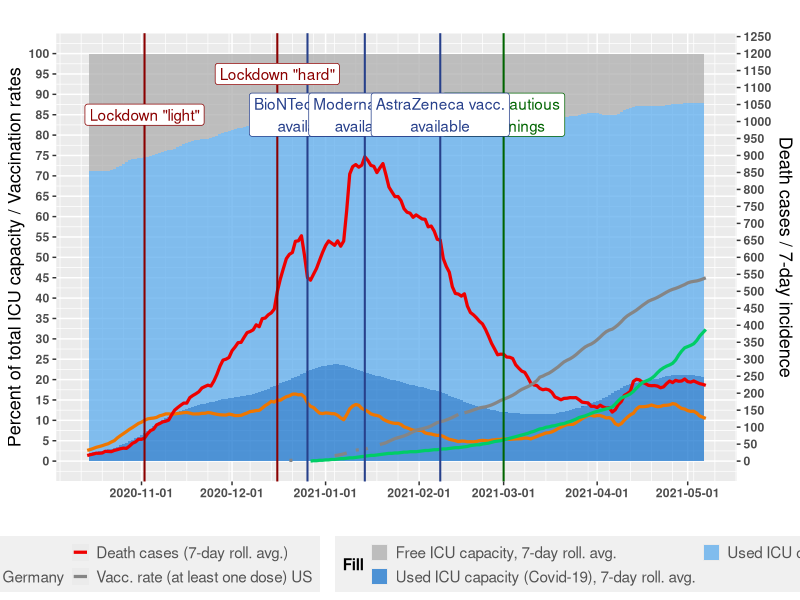

This chart was generated by the following R code:
library(ggplot2)
library(ggrepel)
library(reshape2)
library(scales)
library(tidyverse)
library(lubridate)
library(stringr)


Sys.setlocale("LC_ALL","English")


# --------------- Support functions ---------------

# Moving average
ma <- function(x, order = 7) {
  res <- c()
  for(i in 1:NROW(x)) {
    if(i < order) res <- append(res, NA)
    else res <- append(res, mean(x[c(i:(i-order+1))], na.rm = TRUE))
  }
  return(res)
}



# --------------- Data on ICU capacity and its usage ---------------

divi <- as_tibble(read.csv("icu_usage.csv", header = TRUE, sep =";"))
divi <- divi[divi$Bundesland == "DEUTSCHLAND",]
divi <- divi[, c(1,4,5,6)]
names(divi) <- c("date", "covid", "used", "free")
divi$date <- ymd(substr(divi$date, 1, 10))

divi$capacity <- divi$used + divi$free
divi$usedp <- (divi$used / divi$capacity) * 100
divi$covidp <- (divi$covid / divi$capacity) * 100

divi$usedp <- ma(divi$usedp)
divi$covidp <- ma(divi$covidp)

divi$freep <- 100 - divi$usedp
divi$noncovidp <- divi$usedp - divi$covidp

divi <- divi[divi$date >= ymd("2020-10-01"), ]
divi <- divi[,c ("date", "freep", "noncovidp", "covidp")]



# --------------- Data on deaths and incidence ---------------

deaths <- as_tibble(read.csv("deaths.csv", sep = ";", header = TRUE, stringsAsFactors = FALSE))
deaths <- deaths[,c(1,2,4,5,6)]
names(deaths) <- c("date", "cases", "newcases", "deaths", "newdeaths")
deaths$date <- dmy(deaths$date)
deaths$newdeaths <- ma(deaths$newdeaths)

inc <- as_tibble(read.csv("incidence.csv", sep = ";", dec = ",", header = TRUE, stringsAsFactors = FALSE))[17, -1]
inc <- t(inc)
inc <- cbind(inc, row.names(inc))
inc <- as_tibble(inc)
inc <- inc[!is.na(inc[,1]),]
inc <- inc[2:NROW(inc),]
names(inc) <- c("incidence", "date")
inc$date <- dmy(str_replace(inc$date, "X", ""))
class(inc$incidence) <- "numeric"



# --------------- Data on vaccinations ---------------

# Germany
vacc_de <- as_tibble(read.csv("vaccinations_de.csv", sep = ";", header = TRUE, stringsAsFactors = FALSE))
names(vacc_de)[1] <- "date"
population <- 83190556
vacc_de <- vacc_de[,c("date",
                      "personen_erst_kumulativ",
                      "personen_voll_kumulativ",
                      "impf_quote_erst",
                      "impf_quote_voll")]
names(vacc_de) <- c("date",
                    "firstvacc_de",
                    "secvacc_de",
                    "firstvaccrate_de",
                    "secvaccrate_de")
vacc_de$firstvaccrate_de <- vacc_de$firstvaccrate_de * 100
vacc_de$secvaccrate_de <- vacc_de$secvaccrate_de * 100
vacc_de$date <- dmy(vacc_de$date)

# United States
vacc_us <- as_tibble(read.csv("vaccinations_us.csv", sep = ",", header = TRUE, stringsAsFactors = FALSE))
names(vacc_us) <- c("country", "code", "date", "firstvaccrate_us", "annotations")
vacc_us$date <- ymd(vacc_us$date)
vacc_us$firstvaccrate_us <- vacc_us$firstvaccrate_us
vacc_us <- vacc_us[vacc_us$country == "United States",]
vacc_us <- vacc_us[, c(3:4)]



# --------------- Merge and melt dataset ---------------

full <- inner_join(divi, deaths, by = c("date"))
full <- inner_join(full, inc, by = c("date"))
full <- left_join(full, vacc_de, by = c("date"))
full <- left_join(full, vacc_us, by = c("date"))
full <- full[full$date >= ymd("2020-10-14") &  full$date <= ymd("2021-05-07"), ]
full.long <- melt(full, id.vars = "date", value.name = "val")


# --------------- Graphs ---------------

coeff1 <- 12
graph <- ggplot() +
  geom_bar(data = subset(full.long, variable %in% c("freep", "covidp", "noncovidp")),
           aes(x = date, y = val, fill = variable), stat = "identity", width = 1,
           alpha = 0.75) +
  geom_line(data = subset(full.long, variable %in% c("incidence")),
            aes(x = date, y = val/coeff1, color = "col1"), size = 1.1) +
  geom_line(data = subset(full.long, variable %in% c("newdeaths")),
            aes(x = date, y = val/coeff1, color = "col2"), size = 1.1) +
  geom_line(data = subset(full.long, variable %in% c("firstvaccrate_de")),
            aes(x = date, y = val, color = "col3"), size = 1.1) +
  geom_line(data = subset(full.long, variable %in% c("firstvaccrate_us")),
            aes(x = date, y = val, color = "col4"), size = 1.1) +
  geom_vline(xintercept = ymd("2020-12-16"), linetype="solid", color = "red4",
             size=0.7) +
  geom_vline(xintercept = ymd("2020-11-02"), linetype="solid", color = "red4",
             size=0.7) +
  geom_vline(xintercept = ymd("2021-03-01"), linetype="solid", color = "darkgreen",
             size=0.7) +
  geom_vline(xintercept = ymd("2020-12-26"), linetype="solid", color = "royalblue4",
             size=0.7) +
  geom_vline(xintercept = ymd("2021-01-14"), linetype="solid", color = "royalblue4",
             size=0.7) +
  geom_vline(xintercept = ymd("2021-02-08"), linetype="solid", color = "royalblue4",
             size=0.7) +
  geom_label(aes(x = ymd("2020-11-02"), y = 85, label = "Lockdown \"light\""),
             fill = "white", color = "red4") +
  geom_label(aes(x = ymd("2020-12-16"), y = 95, label = "Lockdown \"hard\""),
             fill = "white", color = "red4") +
  geom_label(aes(x = ymd("2021-03-01"), y = 85, label = "Start of cautious\nre-openings"),
             fill = "white", color = "darkgreen") +
  geom_label(aes(x = ymd("2020-12-26"), y = 85, label = "BioNTech vacc.\navailable"),
             fill = "white", color = "royalblue4") +
  geom_label(aes(x = ymd("2021-01-14"), y = 85, label = "Moderna vacc.\navailable"),
             fill = "white", color = "royalblue4") +
  geom_label(aes(x = ymd("2021-02-08"), y = 85, label = "AstraZeneca vacc.\navailable"),
             fill = "white", color = "royalblue4") +
  geom_text_repel(aes(label = round(val, 1), x = date, y = val/coeff1),
                  data = full.long[full.long$date == max(full.long$date) & full.long$variable == "incidence",],
                  size = 3.5, fontface = "bold", color = "darkorange2", nudge_x = 1,
                  segment.colour = "transparent") +
  geom_text_repel(aes(label = round(val, 1), x = date, y = val/coeff1),
                  data = full.long[full.long$date == max(full.long$date) & full.long$variable == "newdeaths",],
                  size = 3.5, fontface = "bold", color = "red2", nudge_x = 1,
                  nudge_y = 0, segment.colour = "transparent") +
  geom_text_repel(aes(label = round(val, 1), x = date, y = val),
                  data = full.long[full.long$date == max(full.long$date) & full.long$variable == "firstvaccrate_de",],
                  size = 3.5, fontface = "bold", color = "springgreen3", nudge_x = 1,
                  nudge_y = 0, segment.colour = "transparent") +
  geom_text_repel(aes(label = round(val, 1), x = date, y = val),
                  data = full.long[full.long$date == max(full.long$date) & full.long$variable == "firstvaccrate_us",],
                  size = 3.5, fontface = "bold", color = "gray52", nudge_x = 1,
                  segment.colour = "transparent") +
  geom_text_repel(aes(label = round(val, 1), x = date, y = val),
                  data = full.long[full.long$date == max(full.long$date) & full.long$variable == "covidp",],
                  size = 3.5, fontface = "bold", color = "dodgerblue3", nudge_x = 2,
                  nudge_y = -13, segment.colour = "transparent") +
  geom_text_repel(aes(label = round(val, 1), x = date, y = val),
                  data = full.long[full.long$date == max(full.long$date) & full.long$variable == "noncovidp",],
                  size = 3.5, fontface = "bold", color = "steelblue2", nudge_x = 1,
                  segment.colour = "transparent") +
  geom_text_repel(aes(label = round(val, 1), x = date, y = val),
                  data = full.long[full.long$date == max(full.long$date) & full.long$variable == "freep",],
                  size = 3.5, fontface = "bold", color = "gray68", nudge_x = 2, nudge_y = 80,
                  segment.colour = "transparent") +
  scale_fill_manual(values = c("freep" = "gray68",
                               "noncovidp" = "steelblue2",
                               "covidp" = "dodgerblue3"),
                    labels = c("freep" = "Free ICU capacity, 7-day roll. avg.",
                               "noncovidp" = "Used ICU capacity (non-Covid-19), 7-day roll. avg.",
                               "covidp" = "Used ICU capacity (Covid-19), 7-day roll. avg.")) +
  scale_color_manual(values = c(col1 = "darkorange2",
                                col2 = "red2",
                                col3 = "springgreen3",
                                col4 = "gray52"),
                     labels = c("7-day incidence",
                                "Death cases (7-day roll. avg.)",
                                "Vacc. rate (at least one dose) Germany",
                                "Vacc. rate (at least one dose) US")) +
  scale_y_continuous(breaks = seq(0, 100, 5),
                     sec.axis = sec_axis(~.*coeff1, name = "Death cases / 7-day incidence",
                                         breaks = seq(0, 1250, by = 50))) +
  scale_x_date(date_breaks = "1 month", date_minor_breaks = "1 week",
               limits = c(min(full.long$date), max(full.long$date))) +
  labs(title = "",
       x = "", y = "Percent of total ICU capacity / Vaccination rates",
       fill = "Fill", color = "Lines") +
  theme(text = element_text(size = 11, face = "bold"),
        legend.text = element_text(size = 11, colour = "grey33", face = "plain"),
        legend.position = "bottom",
        legend.key.size = unit(12, "points"),
        legend.background = element_rect(fill = "gray94"),
        axis.title = element_text(size = 13, face = "plain")) +
  guides(fill = guide_legend(nrow = 2, byrow = TRUE),
         color = guide_legend(nrow = 2, byrow = TRUE))
